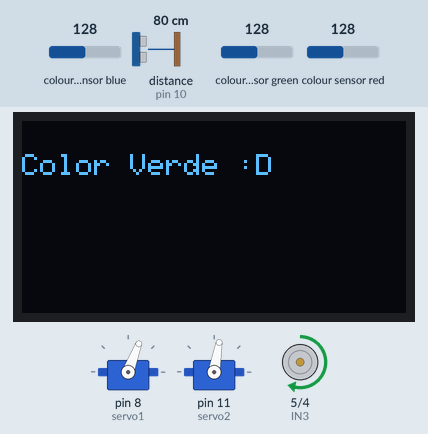
Simulated run of this sketch. Board: Arduino Uno, built with avr-gcc and run on an emulated ATmega328P. Shown: 128×64 one-colour display, 2 × servo, motor-driver pin pairs drawn as motors (green arrow = first pin HIGH = forward, orange = second pin HIGH = backward, longer = more drive, scaled by the enable pin). Wiring (inferred from the names in the program): ultrasonic range finder: trigger pin 9; echo pin 10; TCS3200 colour sensor: output pin 2; S2 pin 7; S3 pin 6; S0 pin 12; S1 pin 13. The inputs (shaded band) are chosen by the test bench; at power-on: colour sensor blue 128, distance to the obstacle (sensor on pin 10) 80 cm, colour sensor green 128, colour sensor red 128. The echo pulse lasts 58.3 µs per cm; what the sketch prints to the serial monitor is not drawn.

Above: at 1.2 s.
1.3 s: colour sensor blue set to 5
9.9 s: distance to the obstacle (sensor on pin 10) set to 39 cm
At 13.2 s:
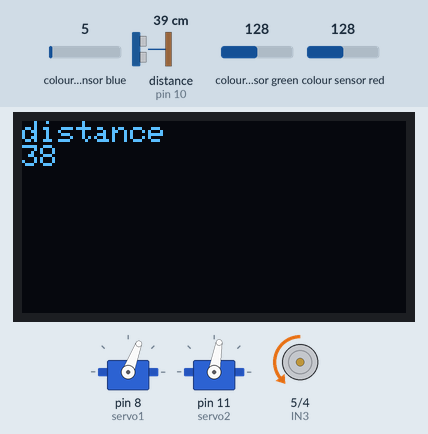
15.0 s: distance to the obstacle (sensor on pin 10) set to 34 cm
At 23.1 s:
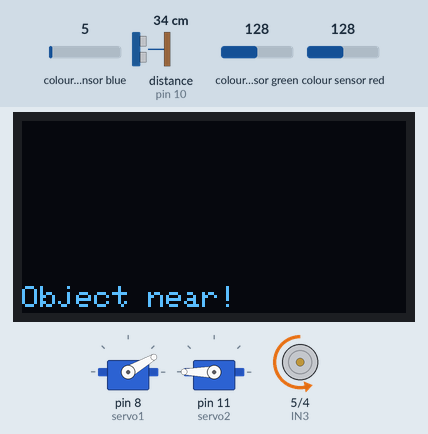
23.2 s: distance to the obstacle (sensor on pin 10) set to 2 cm
At 27.6 s:
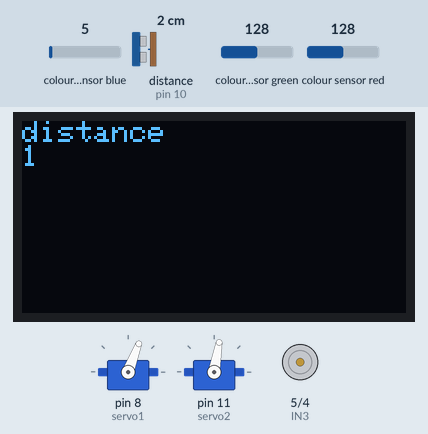
Timing chart, 0 to 31.5 s (numbered marks = the images above; inputs shaded):
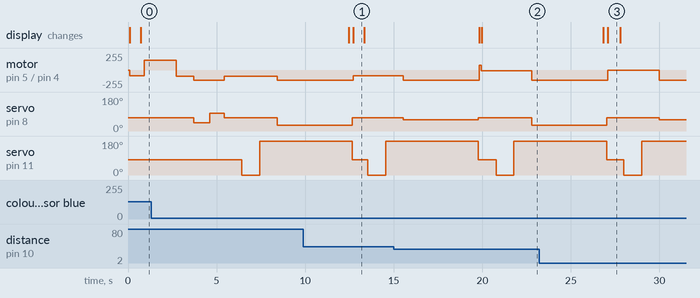

Measured:
- the behaviour switches between 37 and 36 cm on distance to the obstacle (sensor on pin 10) (found by bisection; images 1 and 2)
- after the input at 15.0 s, the display: first changes after 4.8 s (image 2 shows a later state)
- what the display in image 1 shows lasts 0.6 s, from 12.7 s to 13.3 s
- what the display in image 3 shows lasts 0.7 s, from 27.1 s to 27.8 s

The sketch:

silver-chariot.ino
```cpp
#include <Servo.h>
#include <Wire.h>
#include <Adafruit_SSD1306.h>
#include <Adafruit_GFX.h>

#define OLED_WIDTH 128//tamaño de la pantalla OLED
#define OLED_HEIGHT 64
#define OLED_ADDR 0x3C
Adafruit_SSD1306 display(OLED_WIDTH, OLED_HEIGHT);

const int trigPin = 9;// pin trig del sensor ultrasonico
const int echoPin = 10;//pin echo del sensor ultrasonico

long duration;//duracion del utrasonido
int distance;//distancia recorrida por este

int Rojo_Frec = 0;//variables RGB del sensor de color
int Verde_Frec = 0;
int Azul_Frec = 0;

Servo servo1;//servo de dirección
Servo servo2;//servo de sensor

int IN3 = 5;//controlador L298N
int IN4 = 4;//de motor
int ENB = 3;//de direccion

const int s0 = 12;//sensor de color
const int s1 = 13;
const int s2 = 7;
const int s3 = 6;
const int out = 2;

void setup() {

  pinMode(IN4, OUTPUT);//controlador L298N de salida
  pinMode(IN3, OUTPUT);
  pinMode(ENB, OUTPUT);

  pinMode(s0, OUTPUT);//sensor de color
  pinMode(s1, OUTPUT);
  pinMode(s2, OUTPUT);
  pinMode(s3, OUTPUT);
  pinMode(out, INPUT);

  pinMode(trigPin, OUTPUT); // pin trig del sensor ultrasonico en salida
  pinMode(echoPin, INPUT); //pin echo del sensor ultrasonico en entrada
  display.begin(SSD1306_SWITCHCAPVCC, OLED_ADDR);
  display.clearDisplay();

  servo1.attach(8);//servo de traccion asignado al pin 8
  servo2.attach(11);
  digitalWrite(s0,HIGH);
  digitalWrite(s1,LOW);

  Serial.begin(9600); //inicia la comunicacion serial

}
void LeftWay(void){
   if (Rojo_Frec > 35 && Verde_Frec < 40 && Azul_Frec < 56){
        digitalWrite (IN3,HIGH);
     digitalWrite (IN4, LOW);
     analogWrite(ENB, 150);
     delay(1800);
  servo1.write(69);
digitalWrite (IN3, LOW);
digitalWrite (IN4, HIGH); //movimiento del motor de direccion hacia adelante...
analogWrite(ENB,90); //velocidad del motor
delay(1000);
servo1.write(45);
digitalWrite (IN3, LOW);
digitalWrite (IN4, HIGH); //movimiento del motor de direccion hacia adelante...
analogWrite(ENB,150); //velocidad del motor
delay(900);
/////////////////////////////////////////////////////////////
//Giro hacía la izquierda/////
servo1.write(95);
digitalWrite (IN3, LOW);
digitalWrite (IN4, HIGH); //movimiento del motor de direccion hacia adelante
delay(800);
///////////////////////////////////////////////////////////////
servo1.write(69);
digitalWrite(IN3, LOW);
digitalWrite(IN4, HIGH);
analogWrite(ENB,90);
delay(1000);
   }
}
void RightWay(void) {
   if (Rojo_Frec < 31 && Verde_Frec > 72 && Azul_Frec > 58){
     digitalWrite (IN3,HIGH);
     digitalWrite (IN4, LOW);
     analogWrite(ENB, 150);
     delay(1800);
  servo1.write(69);
digitalWrite (IN3, LOW);
digitalWrite (IN4, HIGH); //movimiento del motor de direccion hacia adelante...
analogWrite(ENB,90); //velocidad del motor
delay(1000);
servo1.write(100);
digitalWrite (IN3, LOW);
digitalWrite (IN4, HIGH); //movimiento del motor de direccion hacia adelante...
analogWrite(ENB,150); //velocidad del motor
delay(1500);
/////////////////////////////////////////////////////////////
//Giro hacía la izquierda/////
servo1.write(45);
digitalWrite (IN3, LOW);
digitalWrite (IN4, HIGH); //movimiento del motor de direccion hacia adelante
delay(1300);
///////////////////////////////////////////////////////////////
servo1.write(69);
digitalWrite(IN3, LOW);
digitalWrite(IN4, HIGH);
analogWrite(ENB,90);
delay(1000);
   }
}
void ColorSens(void) {
                          // Configura el filtor ROJO para tomar lectura
  digitalWrite(s2,LOW);
  digitalWrite(s3,LOW);
  delay(100);
  Rojo_Frec= pulseIn(out, LOW);
  Serial.print(" R= "); Serial.print(Rojo_Frec);
  delay(100);
                            // Configura el filtor VERDE para tomar lectura
  digitalWrite(s2,HIGH);
  digitalWrite(s3,HIGH);
  delay(100);
  Verde_Frec = pulseIn(out, LOW);
  Serial.print(" V= "); Serial.print(Verde_Frec);
  delay(100);
                           // Configura el filtor AZUL para tomar lectura
  digitalWrite(s2,LOW);
  digitalWrite(s3,HIGH);
  delay(100);
  Azul_Frec = pulseIn(out, LOW);
  Serial.print(" A= "); Serial.print(Azul_Frec);
  delay(100);

                  //Valores obtenidos en la calibracion del sensor, son propios de cada usuario

 if (Rojo_Frec < 31 && Verde_Frec > 72 && Azul_Frec > 58)  Serial.print(" . *** ROJO **");
 if (Rojo_Frec > 35 && Verde_Frec < 40 && Azul_Frec < 56)  Serial.print(" . *** VERDE **");
 display.setTextSize(1);
 display.setCursor(0, 11);
  display.setTextColor(WHITE);
   Serial.println("*");
 if (Rojo_Frec < 31 && Verde_Frec > 72 && Azul_Frec > 58)  display.print("Color Rojo >:(");
 if (Rojo_Frec > 35 && Verde_Frec < 40 && Azul_Frec < 56)  display.print("Color Verde :D");

display.display();
display.clearDisplay();
 delay(200);
}

void Dangerstate(void) //función de Detección de obstáculos
{
    if (distance >= 5 && distance <= 35) {
        digitalWrite (IN3, HIGH);
        digitalWrite (IN4, LOW);
        analogWrite(ENB, 70); // Velocidad reducida para acercarse lentamente
        delay(100);

        digitalWrite (IN3, LOW);
        digitalWrite (IN4, HIGH);
        analogWrite(ENB, 10); // Mantener la misma velocidad
        delay(1);

        display.setTextSize(1, 1);
        display.setTextColor(WHITE);
        display.setCursor(0, 55);
        display.println("Object near!");
        display.display();
    } else if (distance <= 4) {
        digitalWrite (IN3, HIGH);
        digitalWrite (IN4, LOW);
        analogWrite(ENB, 0); // Detener el motor
        delay(100); // Mantener detenido durante 0.1 segundos para evitar colisión
    } else {
        digitalWrite(IN3, LOW);
        digitalWrite(IN4, HIGH);
        analogWrite(ENB, 83); // Mantener una velocidad constante cuando no hay peligro
    }
}
void Corner(void){
   if (distance = 100) {
    // Gira el servo a 0 grados
    servo2.write(0);
    delay(1000); // Espera 1 segundo para estabilizar la posición

    // Vuelve a medir la distancia
    digitalWrite(trigPin, HIGH);
    delayMicroseconds(10);
    digitalWrite(trigPin, LOW);
    duration = pulseIn(echoPin, HIGH);
    long distance0 = duration * 0.034 / 2;

    // Gira el servo a 180 grados
    servo2.write(180);
    delay(1000); // Espera 1 segundo para estabilizar la posición

    // Vuelve a medir la distancia
    digitalWrite(trigPin, HIGH);
    delayMicroseconds(10);
    digitalWrite(trigPin, LOW);
    duration = pulseIn(echoPin, HIGH);
    long distance180 = duration * 0.034 / 2;

    // Compara las distancias y realiza una acción en base a esto
    if (distance0 > distance180) {
      servo1.write(60);
      digitalWrite(IN3, LOW);
        digitalWrite(IN4, HIGH);
        analogWrite(ENB, 150);
        delay(4000);
    } else {
      servo1.write(30);
      digitalWrite(IN3, LOW);
        digitalWrite(IN4, HIGH);
        analogWrite(ENB, 150);
        delay(4000);
    }
}
}
void loop() {
servo1.write(69);
servo2.write(80);

digitalWrite(trigPin, LOW);
  delayMicroseconds(2);
  digitalWrite(trigPin, HIGH);
  delayMicroseconds(2);
  digitalWrite(trigPin, LOW);
  duration = pulseIn(echoPin, HIGH);
  distance = duration * 0.034 / 2; // se multiplica la duracion por la velocidad del sonido y se divide entre 2 para calcular la distancia del objeto mediante el sensor ultrasonico

  display.setTextSize(1);
  display.setTextColor(WHITE);
  display.setCursor(0, 0);
  display.println("distance");
  display.display();
      display.setTextSize(1);
  display.setTextColor(WHITE);
  display.setCursor(0, 8);
  display.println(distance);
  display.display();
  display.clearDisplay(); //impresion de la distancia del objeto frente al sensor en la pantalla OLED
  delay(0);
Dangerstate();
ColorSens();
RightWay();
LeftWay();
Corner();
delay(0);

display.display();
display.clearDisplay();
 delay(200);

}
```
